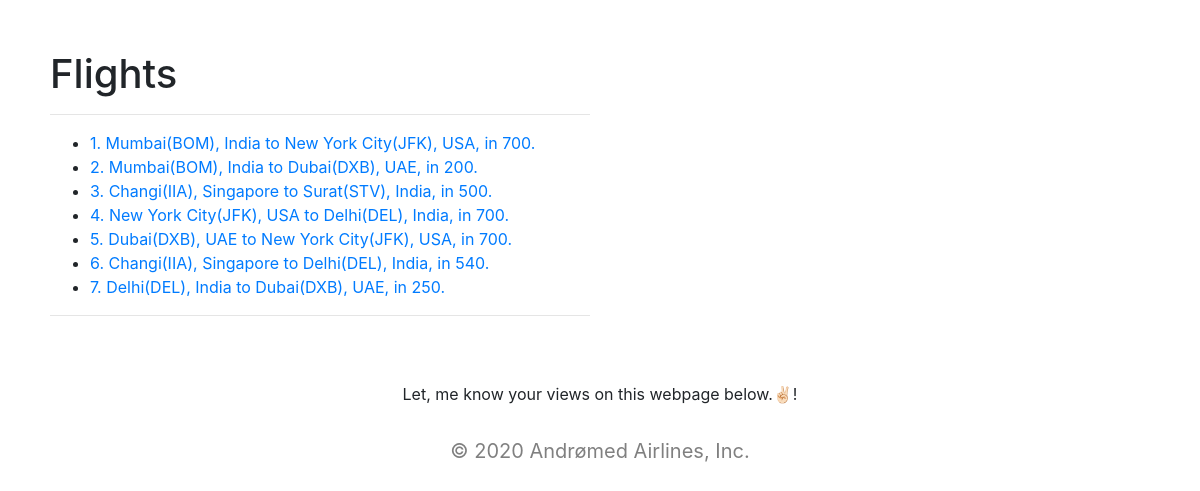
The page /flights on the database its author committed.
### flights/models.py (models this page shows, shortened)
class Flight(models.Model):
    origin = models.ForeignKey(Airport, on_delete=models.CASCADE, related_name="departures")
    destination = models.ForeignKey(Airport, on_delete=models.CASCADE, related_name="arrivals")
    duration = models.IntegerField()
    def __str__(self):
        return f"{self.id}. {self.origin} to {self.destination}, in {self.duration}."

class Airport(models.Model):
    code = models.CharField(max_length=3)
    city = models.CharField(max_length=64)
    country = models.CharField(max_length=64)
    def __str__(self):
        return f"{self.city}({self.code}), {self.country}"

### flights/views.py (the view)
# urls.py: path('', include('flights.urls')),
def flights(request):
    try:
        flights = Flight.objects.all()
    except Flight.DoesNotExist:
        return render(request, "error.html", context={"message": "Flight Does Not Exist!!"})
    return render(request, "flights/flights.html", context = {"flights": flights})

### flights/templates/flights/flights.html (shortened to what this page needs)
{% extends "flights/base.html" %}
{% block body %}
    <div class="flights">
        <h1>Flights</h1>
        <hr>
        <ul>
            {% for flight in flights %}
                <li><a href="{% url 'flight' flight.id %}">{{ flight }}</a></li>
            {% endfor %}
        </ul>
        <hr>
    </div>
{% endblock %}

### flights/templates/flights/flights.html (style rules this page uses)
.flights { max-width: 600px; margin: 20px; padding: 30px; }

### rows shown on the page
Flight: id+origin+destination "1. Mumbai(BOM), India to New York City(JFK), USA, in 700."
Flight: id+origin+destination "2. Mumbai(BOM), India to Dubai(DXB), UAE, in 200."
Flight: id+origin+destination "3. Changi(IIA), Singapore to Surat(STV), India, in 500."
Flight: id+origin+destination "4. New York City(JFK), USA to Delhi(DEL), India, in 700."
Flight: id+origin+destination "5. Dubai(DXB), UAE to New York City(JFK), USA, in 700."
Flight: id+origin+destination "6. Changi(IIA), Singapore to Delhi(DEL), India, in 540."
Flight: id+origin+destination "7. Delhi(DEL), India to Dubai(DXB), UAE, in 250."
